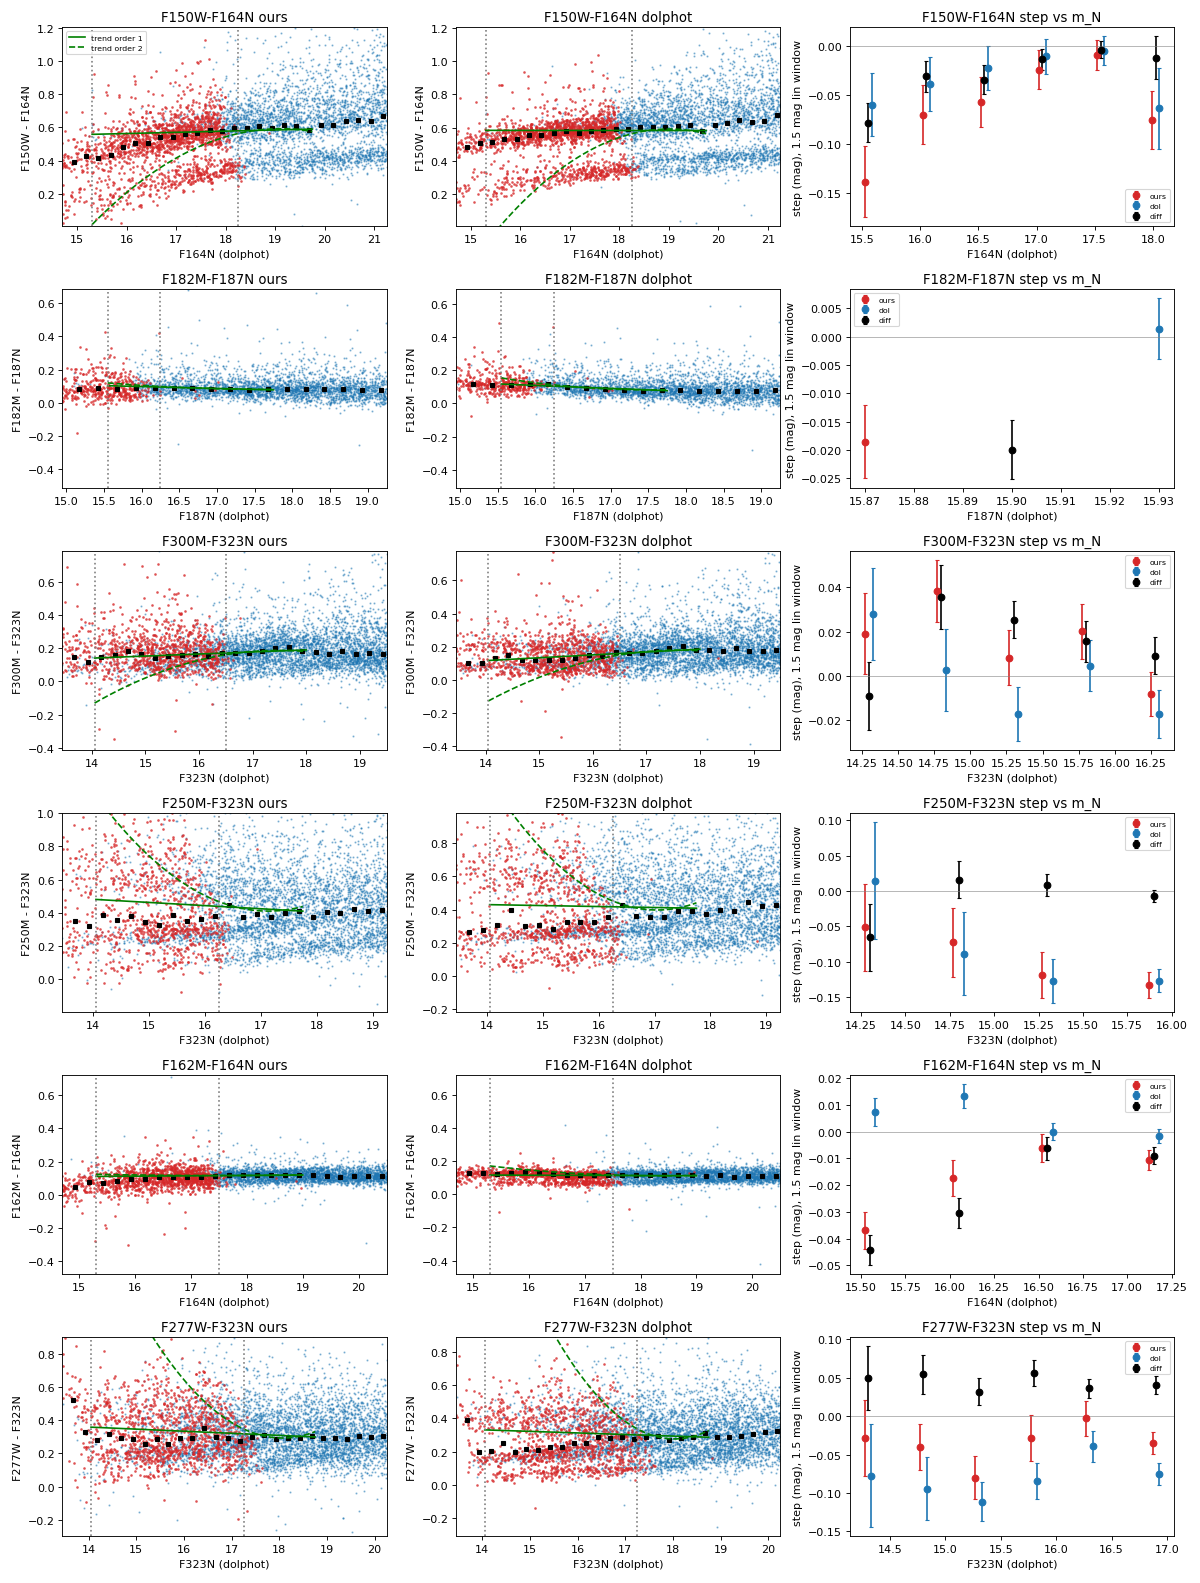

Recreate this plot in Python.
"""Narrow-band colour-continuity test of the satstar flux offset at the W-band saturation edge.
Usage: nice -19 python -u nbstep.py   (reads existing files only; writes nbstep_results.json, nbstep.png, nbstep_tables.md here)"""
import sys
import json
import numpy as np
sys.path.insert(0, '/orange/adamginsburg/jwst/wd2/dolphot_benchmark/Q_integ')
import analyze as an
from astropy.table import Table
from astropy.coordinates import SkyCoord, search_around_sky
import astropy.units as u
import matplotlib
matplotlib.use('Agg')
import matplotlib.pyplot as plt

OUT = '/orange/adamginsburg/jwst/wd2/dolphot_benchmark/Q_integ/nbstep'
ECSV = '/orange/adamginsburg/jwst/wd2/catalogs/wd2_nircam_wf_mf_nf.ecsv'
PAIRS = [('200W', '212N'), ('150W', '164N'), ('182M', '187N'), ('300M', '323N'), ('250M', '323N'), ('335M', '323N'),
         ('162M', '164N'), ('277W', '323N'), ('410M', '466N'), ('410M', '405N')]
WINS = (1.0, 1.5, 2.0)
ORDERS = (1, 2)
BIN = 0.5
B = 300
SEPMAX = 150.0   # mas
ERRMAX = 0.1
rng = np.random.default_rng(42)


def mag_ok(x):
    x = an.fl(x)
    x[(x > 40) | (x < 0)] = np.nan
    return x


def isolation(sky, mags, dm=2.0, rad=0.5):
    """True if no neighbour within rad arcsec is brighter than (own mag + dm) in any of the given mag arrays."""
    i1, i2, _, _ = search_around_sky(sky, sky, rad * u.arcsec)
    keep = i1 != i2
    i1, i2 = i1[keep], i2[keep]
    iso = np.ones(len(sky), bool)
    for m in mags:
        bad = np.isfinite(m[i1]) & np.isfinite(m[i2]) & (m[i2] < m[i1] + dm)
        iso[np.unique(i1[bad])] = False
    return iso


def edge(x, rep, thr=0.1, nmin=10, w=0.25):
    """Faintest x (bin upper edge) where the replaced fraction >= thr."""
    best = np.nan
    for lo in np.arange(10, 24, w):
        s = (x >= lo) & (x < lo + w)
        if s.sum() >= nmin and rep[s].mean() >= thr:
            best = lo + w
    return best


def fit_trend(x, c, order):
    p = None
    keep = np.ones(len(x), bool)
    for _ in range(4):
        if keep.sum() < order + 3:
            return None
        p = np.polyfit(x[keep], c[keep], order)
        r = c - np.polyval(p, x)
        s = 1.4826 * np.median(np.abs(r[keep] - np.median(r[keep])))
        keep = np.abs(r) < 3 * max(s, 0.01)
    return p


def steps(xf, cf, xs, cs, edges, order):
    """Step overall and per bin for sat stars (xs, cs) relative to polynomial trend fitted on (xf, cf)."""
    p = fit_trend(xf, cf, order)
    n = len(edges) - 1
    if p is None or len(xs) == 0:
        return np.nan, np.full(n, np.nan)
    r = cs - np.polyval(p, xs)
    per = np.array([np.median(r[(xs >= edges[i]) & (xs < edges[i + 1])]) if ((xs >= edges[i]) & (xs < edges[i + 1])).sum() >= 3 else np.nan for i in range(n)])
    return np.median(r), per


def boot_steps(xf, cfs, xs, css, edges, order, nb=B):
    """cfs, css: lists of colour arrays (ours, dolphot) sharing the same stars; paired bootstrap."""
    nc = len(cfs)
    res0 = [steps(xf, cfs[k], xs, css[k], edges, order) for k in range(nc)]
    nbin = len(edges) - 1
    ov = np.full((nb, nc), np.nan)
    pb = np.full((nb, nc, nbin), np.nan)
    for b in range(nb):
        i = rng.integers(0, len(xf), len(xf))
        j = rng.integers(0, len(xs), len(xs))
        for k in range(nc):
            o, pbk = steps(xf[i], cfs[k][i], xs[j], css[k][j], edges, order)
            ov[b, k] = o
            pb[b, k] = pbk
    return res0, ov, pb


def prep_matched():
    m = Table.read(an.PATH['main2'][1])
    ok = np.asarray(m['matched'], bool) & (an.fl(m['sep_mas']) <= SEPMAX)
    e = Table.read(ECSV)
    sm = SkyCoord(m['RA'] * u.deg, m['DEC'] * u.deg)
    se = SkyCoord(e['RA'] * u.deg, e['DEC'] * u.deg)
    idx, sep, _ = sm.match_to_catalog_sky(se)
    good = sep < 0.05 * u.arcsec
    return m, ok, e, se, idx, good


def pair_data_matched(W, N, m, ok, e, se, idx, good, iso_cache):
    d = {}
    for b in (W, N):
        d['ref_' + b] = mag_ok(m['ref_' + b])
        d['our_' + b] = mag_ok(m['our_' + b])
        d['rep_' + b] = an.fl(m['our_replaced_saturated_' + b]) == 1
        d['sat_' + b] = an.fl(m['our_is_saturated_' + b]) == 1
        fl_, fe = an.fl(m['our_flux_' + b]), an.fl(m['our_flux_err_' + b])
        d['oerr_' + b] = 1.0857 * fe / np.abs(fl_)
        er = np.full(len(m), np.nan)
        er[good] = an.fl(e['ERRMAG' + b])[idx[good]]
        d['derr_' + b] = er
    key = (W, N)
    if key not in iso_cache:
        mw, mn = mag_ok(e['MAG' + W]), mag_ok(e['MAG' + N])
        iso = isolation(se, [mw, mn])
        out = np.zeros(len(m), bool)
        out[good] = iso[idx[good]]
        iso_cache[key] = out
    d['iso'] = iso_cache[key]
    d['ok'] = ok & good
    return d


def analyse(W, N, d, label='matched'):
    ok = d['ok'] & np.isfinite(d['ref_' + W]) & np.isfinite(d['ref_' + N]) & np.isfinite(d['our_' + W]) & np.isfinite(d['our_' + N])
    x = d['ref_' + N]
    rW, rN = d['rep_' + W], d['rep_' + N]
    xe_W = edge(x[ok], rW[ok])
    xe_N = edge(x[ok], rN[ok])
    res = dict(pair=f'F{W}-F{N}', W=W, N=N, edgeW=xe_W, edgeN=xe_N)
    if not np.isfinite(xe_W) or not np.isfinite(xe_N):
        res['skip'] = f'no W-saturation edge found (W replaced fraction < 0.1 everywhere; N edge {xe_N})'
        return res, None
    lo = xe_N + 0.3
    res['sat_lo'], res['sat_hi'] = lo, xe_W
    if xe_W - lo < 0.5:
        res['skip'] = f'sat range [{lo:.2f},{xe_W:.2f}] narrower than 0.5 mag (N edge {xe_N:.2f} + 0.3 versus W edge {xe_W:.2f})'
        return res, None
    q = ok & d['iso'] & (d['oerr_' + N] < ERRMAX) & (d['derr_' + N] < ERRMAX)
    sat = q & rW & (x >= lo) & (x < xe_W)
    cO = d['our_' + W] - d['our_' + N]
    cD = d['ref_' + W] - d['ref_' + N]
    edges = np.arange(lo, xe_W + 1e-6, BIN)
    if edges[-1] < xe_W - 0.2:
        edges = np.append(edges, xe_W)
    else:
        edges[-1] = xe_W
    res['edges'] = edges.tolist()
    res['nsat'] = int(sat.sum())
    res['nsat_bin'] = [int(((x >= edges[i]) & (x < edges[i + 1]) & sat).sum()) for i in range(len(edges) - 1)]
    res['results'] = {}
    plot = dict(x=x, cO=cO, cD=cD, q=q, rW=rW, sat=sat, edges=edges, xeW=xe_W, lo=lo)
    for win in WINS:
        unsat = q & ~rW & ~d['sat_' + W] & (x >= xe_W) & (x < xe_W + win) & (d['oerr_' + W] < ERRMAX) & (d['derr_' + W] < ERRMAX)
        for order in ORDERS:
            if unsat.sum() < 30:
                continue
            r0, ov, pb = boot_steps(x[unsat], [cO[unsat], cD[unsat]], x[sat], [cO[sat], cD[sat]], edges, order)
            diff_ov = ov[:, 0] - ov[:, 1]
            diff_pb = pb[:, 0] - pb[:, 1]
            res['results'][f'w{win}_o{order}'] = dict(
                nfit=int(unsat.sum()),
                ours=[float(r0[0][0]), float(np.nanstd(ov[:, 0]))], dol=[float(r0[1][0]), float(np.nanstd(ov[:, 1]))],
                diff=[float(r0[0][0] - r0[1][0]), float(np.nanstd(diff_ov))],
                ours_bin=[[float(a), float(b)] for a, b in zip(r0[0][1], np.nanstd(pb[:, 0], axis=0))],
                dol_bin=[[float(a), float(b)] for a, b in zip(r0[1][1], np.nanstd(pb[:, 1], axis=0))],
                diff_bin=[[float(a - b), float(c)] for a, b, c in zip(r0[0][1], r0[1][1], np.nanstd(diff_pb, axis=0))])
            if win == 1.5:
                plot[f'p{order}'] = (fit_trend(x[unsat], cO[unsat], order), fit_trend(x[unsat], cD[unsat], order))
    # band-offset checks (ours - dolphot, per band) for W-saturated stars versus W-unsat stars in the 1.5 mag window
    unsat = q & ~rW & ~d['sat_' + W] & (x >= xe_W) & (x < xe_W + 1.5)
    chk = {}
    for b in (W, N):
        dd = d['our_' + b] - d['ref_' + b]
        chk[b] = dict(sat=[float(np.median(dd[sat])), int(sat.sum())], unsat=[float(np.median(dd[unsat])), int(unsat.sum())])
        bs = [np.median(dd[sat][rng.integers(0, sat.sum(), sat.sum())]) - np.median(dd[unsat][rng.integers(0, unsat.sum(), unsat.sum())]) for _ in range(B)]
        chk[b]['delta'] = [chk[b]['sat'][0] - chk[b]['unsat'][0], float(np.std(bs))]
    res['bandoffsets'] = chk
    return res, plot


def ours_only(W, N, cat):
    wl, nl = W.lower(), N.lower()
    x = mag_ok(cat['mag_vega_f' + nl])
    mw = mag_ok(cat['mag_vega_f' + wl])
    rW = an.fl(cat['replaced_saturated_f' + wl]) == 1
    rN = an.fl(cat['replaced_saturated_f' + nl]) == 1
    sW = an.fl(cat['is_saturated_f' + wl]) == 1
    sky = cat['skycoord_ref']
    if not isinstance(sky, SkyCoord):
        sky = SkyCoord(sky)
    ok = np.isfinite(x) & np.isfinite(mw)
    xe_W, xe_N = edge(x[ok], rW[ok]), edge(x[ok], rN[ok])
    res = dict(edgeW=xe_W, edgeN=xe_N)
    if not np.isfinite(xe_W) or not np.isfinite(xe_N) or xe_W - (xe_N + 0.3) < 0.5:
        res['skip'] = True
        return res
    lo = xe_N + 0.3
    eN = an.fl(cat['emag_ab_f' + nl])
    eW = an.fl(cat['emag_ab_f' + wl])
    iso = isolation(sky[ok], [mw[ok], x[ok]])
    isoa = np.zeros(len(cat), bool)
    isoa[np.where(ok)[0]] = iso
    q = ok & isoa & (eN < ERRMAX)
    c = mw - x
    sat = q & rW & (x >= lo) & (x < xe_W)
    edges = np.array([lo, xe_W])
    res['nsat'] = int(sat.sum())
    for win in WINS:
        unsat = q & ~rW & ~sW & (x >= xe_W) & (x < xe_W + win) & (eW < ERRMAX)
        for order in ORDERS:
            if unsat.sum() < 30:
                continue
            r0, ov, _ = boot_steps(x[unsat], [c[unsat]], x[sat], [c[sat]], edges, order, nb=150)
            res[f'w{win}_o{order}'] = [float(r0[0][0]), float(np.nanstd(ov[:, 0])), int(unsat.sum())]
    return res


def fmt(v, dig=3):
    return '-' if v is None or not np.isfinite(v) else f'{v:+.{dig}f}'


def main():
    m, ok, e, se, idx, good = prep_matched()
    iso_cache = {}
    allres, plots = [], {}
    for W, N in PAIRS:
        d = pair_data_matched(W, N, m, ok, e, se, idx, good, iso_cache)
        res, plot = analyse(W, N, d)
        allres.append(res)
        plots[(W, N)] = plot
        print(res['pair'], {k: v for k, v in res.items() if k in ('edgeW', 'edgeN', 'sat_lo', 'sat_hi', 'nsat', 'skip')}, flush=True)
    cat = Table.read(an.PATH['main2'][0])
    for r in allres:
        if 'skip' not in r:
            r['ours_unmatched_allowed'] = ours_only(r['W'], r['N'], cat)
            print(r['pair'], 'ours-only', r['ours_unmatched_allowed'], flush=True)
    json.dump(allres, open(f'{OUT}/nbstep_results.json', 'w'), indent=1)
    # tables
    L = []
    L.append('| pair | W edge (m_N) | N edge (m_N) | sat range | N sat (matched, quality) | status |')
    L.append('|---|---|---|---|---|---|')
    for r in allres:
        if 'skip' in r:
            L.append(f"| {r['pair']} | {fmt(r['edgeW'], 2)[1:] if np.isfinite(r['edgeW']) else '-'} | {r['edgeN']:.2f} | - | - | skipped: {r['skip']} |")
        else:
            L.append(f"| {r['pair']} | {r['edgeW']:.2f} | {r['edgeN']:.2f} | {r['sat_lo']:.2f}-{r['sat_hi']:.2f} | {r['nsat']} | used |")
    L.append('')
    L.append('Overall step (median of c - trend over W-saturated stars), mag; negative = W reads bright. Entries: value +- bootstrap sigma.')
    L.append('| pair | window | order | N fit | ours | dolphot | ours - dolphot |')
    L.append('|---|---|---|---|---|---|---|')
    for r in allres:
        if 'skip' in r:
            continue
        for k, v in r['results'].items():
            w, o = k.split('_')
            L.append(f"| {r['pair']} | {w[1:]} | {o[1:]} | {v['nfit']} | {v['ours'][0]:+.3f} +- {v['ours'][1]:.3f} | {v['dol'][0]:+.3f} +- {v['dol'][1]:.3f} | {v['diff'][0]:+.3f} +- {v['diff'][1]:.3f} |")
    L.append('')
    L.append('Per-bin steps (window 1.5 mag, linear and quadratic): m_N bin, N sat, ours, dolphot, ours - dolphot.')
    L.append('| pair | m_N bin | N | ours lin | dol lin | diff lin | ours quad | dol quad | diff quad |')
    L.append('|---|---|---|---|---|---|---|---|---|')
    for r in allres:
        if 'skip' in r:
            continue
        a, b = r['results'].get('w1.5_o1'), r['results'].get('w1.5_o2')
        for i in range(len(r['edges']) - 1):
            def g(v, key):
                return '-' if v is None or not np.isfinite(v[key][i][0]) else f'{v[key][i][0]:+.3f}+-{v[key][i][1]:.3f}'
            L.append(f"| {r['pair']} | {r['edges'][i]:.1f}-{r['edges'][i + 1]:.1f} | {r['nsat_bin'][i]} | {g(a, 'ours_bin')} | {g(a, 'dol_bin')} | {g(a, 'diff_bin')} | {g(b, 'ours_bin')} | {g(b, 'dol_bin')} | {g(b, 'diff_bin')} |")
    L.append('')
    L.append('Band offsets (ours - dolphot, raw, no zero point): median for W-saturated stars in the sat range, median for W-unsat stars in the 1.5 mag fit window, and the difference.')
    L.append('| pair | band | sat | N | unsat | N | delta |')
    L.append('|---|---|---|---|---|---|---|')
    for r in allres:
        if 'skip' in r:
            continue
        for b, v in r['bandoffsets'].items():
            L.append(f"| {r['pair']} | F{b} | {v['sat'][0]:+.3f} | {v['sat'][1]} | {v['unsat'][0]:+.3f} | {v['unsat'][1]} | {v['delta'][0]:+.3f} +- {v['delta'][1]:.3f} |")
    L.append('')
    L.append('Ours, unmatched allowed (all catalog rows, m_N from our catalog), steps +- sigma [N fit stars]:')
    L.append('| pair | edges W/N | N sat | w1.0 lin | w1.5 lin | w2.0 lin | w1.5 quad |')
    L.append('|---|---|---|---|---|---|---|')
    for r in allres:
        o = r.get('ours_unmatched_allowed')
        if not o or o.get('skip'):
            continue
        def h(k):
            return '-' if k not in o else f'{o[k][0]:+.3f}+-{o[k][1]:.3f} [{o[k][2]}]'
        L.append(f"| {r['pair']} | {o['edgeW']:.2f}/{o['edgeN']:.2f} | {o['nsat']} | {h('w1.0_o1')} | {h('w1.5_o1')} | {h('w2.0_o1')} | {h('w1.5_o2')} |")
    open(f'{OUT}/nbstep_tables.md', 'w').write('\n'.join(L))
    print('\n'.join(L))
    # figure
    used = [r for r in allres if 'skip' not in r]
    fig, axs = plt.subplots(len(used), 3, figsize=(15, 3.3 * len(used)), squeeze=False)
    for row, r in enumerate(used):
        W, N = r['W'], r['N']
        p = plots[(W, N)]
        for col, (nm, c) in enumerate((('ours', p['cO']), ('dolphot', p['cD']))):
            ax = axs[row, col]
            q = p['q']
            u_ = q & ~p['rW']
            s_ = q & p['rW']
            ax.plot(p['x'][u_], c[u_], '.', ms=2, color='tab:blue', alpha=0.4, rasterized=True)
            ax.plot(p['x'][s_], c[s_], '.', ms=3, color='tab:red', alpha=0.6, rasterized=True)
            xs = np.arange(p['lo'] - 0.5, p['xeW'] + 3.0, 0.25)
            for xc in xs:
                sel = q & (p['x'] >= xc) & (p['x'] < xc + 0.25)
                if sel.sum() >= 5:
                    ax.plot(xc + 0.125, np.median(c[sel]), 'ks', ms=4)
            xx = np.linspace(p['lo'], p['xeW'] + 1.5, 50)
            for o, ls in ((1, '-'), (2, '--')):
                pp = p.get(f'p{o}')
                if pp and pp[col] is not None:
                    ax.plot(xx, np.polyval(pp[col], xx), 'g', ls=ls, lw=1.5, label=f'trend order {o}')
            ax.axvline(p['xeW'], color='gray', ls=':')
            ax.axvline(r['edgeN'] + 0.3, color='gray', ls=':')
            med = np.median(c[q & ~p['rW'] & (p['x'] > p['xeW']) & (p['x'] < p['xeW'] + 1.5)])
            ax.set_ylim(med - 0.6, med + 0.6)
            ax.set_xlim(r['edgeN'] - 0.3, p['xeW'] + 3)
            ax.set_xlabel(f'F{N} (dolphot)')
            ax.set_ylabel(f'F{W} - F{N}')
            ax.set_title(f'{r["pair"]} {nm}')
            if row == 0 and col == 0:
                ax.legend(fontsize=7)
        ax = axs[row, 2]
        v = r['results'].get('w1.5_o1')
        if v:
            ed = np.array(r['edges'])
            xc = 0.5 * (ed[1:] + ed[:-1])
            for key, colr, off in (('ours_bin', 'tab:red', -0.03), ('dol_bin', 'tab:blue', 0.03), ('diff_bin', 'k', 0.0)):
                a = np.array(v[key])
                ax.errorbar(xc + off, a[:, 0], a[:, 1], fmt='o', color=colr, label=key.replace('_bin', ''), capsize=2)
            ax.axhline(0, color='gray', lw=0.5)
            ax.set_xlabel(f'F{N} (dolphot)')
            ax.set_ylabel('step (mag), 1.5 mag lin window')
            ax.set_title(f'{r["pair"]} step vs m_N')
            ax.legend(fontsize=7)
    fig.tight_layout()
    fig.savefig(f'{OUT}/nbstep.png', dpi=80)


if __name__ == '__main__':
    main()
